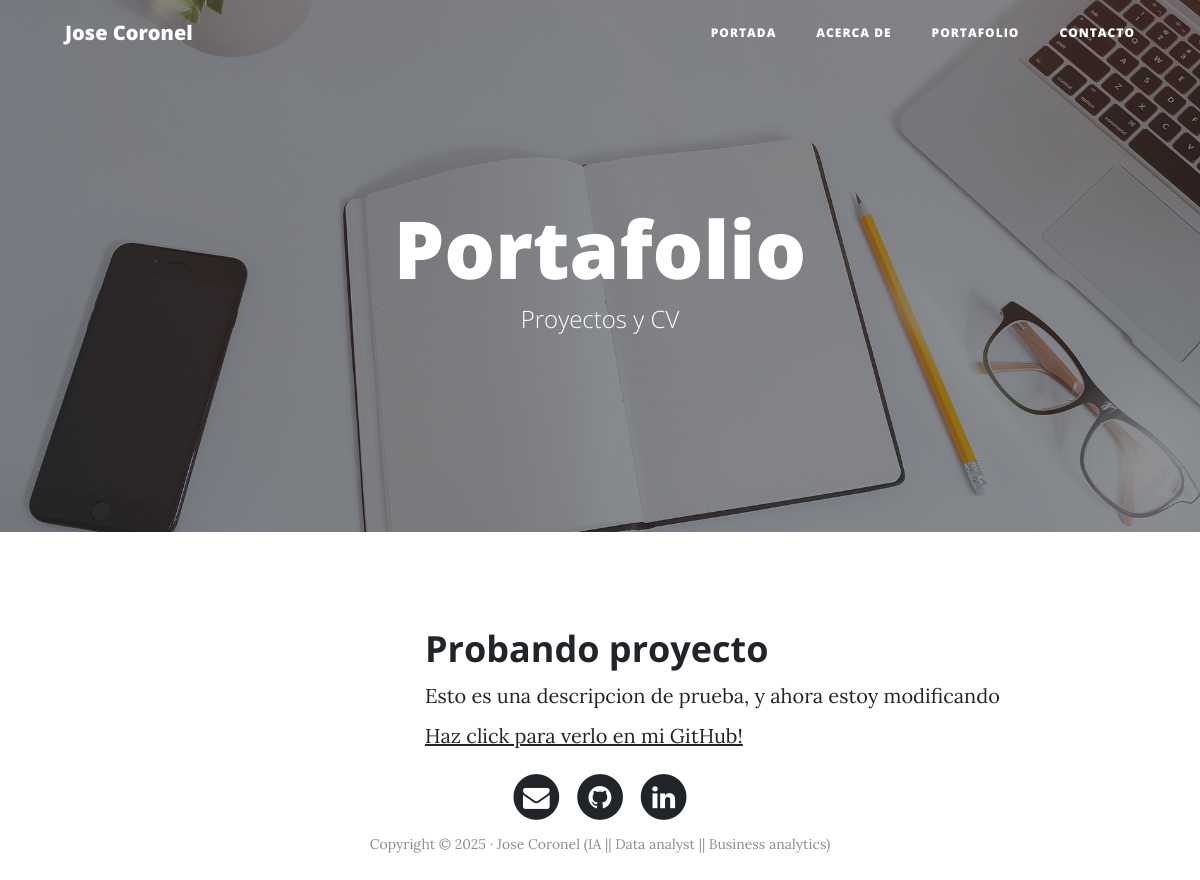
/portfolio/, run on an earlier commit of the app's database.
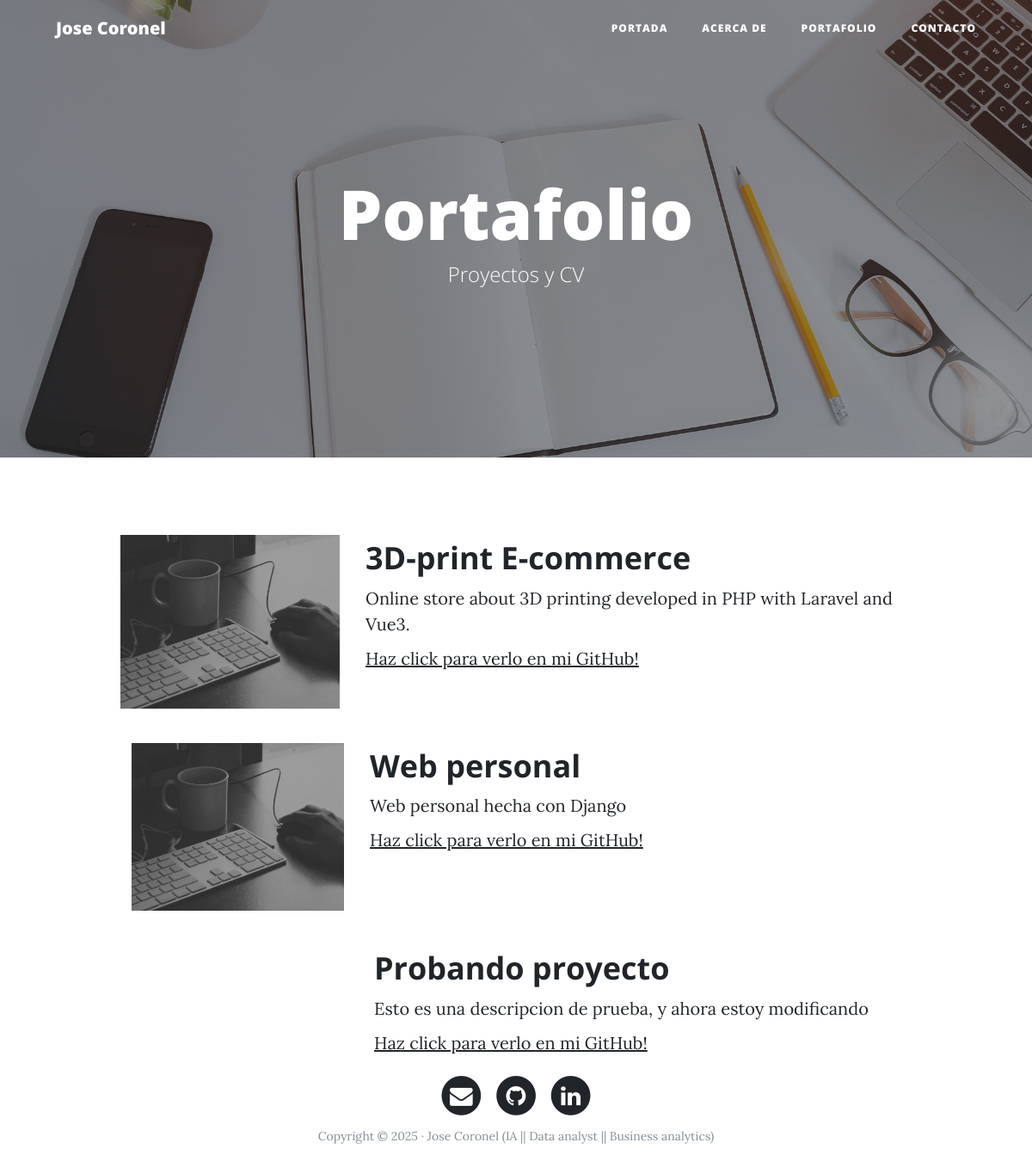
And on a later commit of the database.
### portfolio/models.py (models this page shows, shortened)
class Project(models.Model):
    title = models.CharField(max_length=100, verbose_name = 'titulo')
    description = models.TextField(verbose_name = 'descripcion')
    image = models.ImageField(upload_to='img', verbose_name = 'imagen')
    created = models.DateTimeField(auto_now_add=True, verbose_name = 'Fecha de creacion')
    updated = models.DateTimeField(auto_now=True, verbose_name = 'Fecha actualizacion')
    url = models.URLField(null=True, blank=True, verbose_name = 'URL')
    class Meta:
        verbose_name = 'proyecto'
        verbose_name_plural = 'proyectos'
        ordering = ['-created']

### portfolio/views.py (the view)
# urls.py: path('portfolio/', portfolio_views.portfolio, name="portfolio"),
def portfolio(request):
    projects = Project.objects.all()
    return render(request, 'portfolio/portfolio.html', {'projects':projects})

### portfolio/templates/portfolio/portfolio.html (shortened to what this page needs)
{% extends 'core/base.html' %}
{% block background %}{% load static %}{% static 'core/img/portfolio-bg.jpg' %}{% endblock %}
{% block headers %}
<h1>Portafolio</h1>
<span class="subheading">Proyectos y CV</span>
{% endblock %}
{% block content %}
	{% for project in projects %}
		<div class="container">
			<div class="row project">
				<div class="col-lg-3 col-md-4 offset-lg-1">
				<img class="img-fluid" src="{{project.image.url}}" alt="">
			</div>
			<div class="col-lg-7 col-md-8">
				<h2 class="section-heading title">{{project.title}}</h2>
				<p>{{project.description}}</p>
				<p><a href="{{project.url}}">Haz click para verlo en mi GitHub!</a></p>
			</div>
		</div>
	{% endfor %}
{% endblock %}

### core/templates/core/base.html (shortened to what this page needs)
<!DOCTYPE html>
<html lang="es">
  <head>
    {% load static %}
    <link href="{% static 'core/vendor/bootstrap/css/bootstrap.min.css' %}" rel="stylesheet">
    <link href="{% static 'core/vendor/font-awesome/css/font-awesome.min.css' %}" rel="stylesheet" type="text/css">
    <link href="{% static 'core/css/clean-blog.min.css' %}" rel="stylesheet">
  </head>
  <body>
    <nav class="navbar navbar-expand-lg navbar-light fixed-top" id="mainNav">
      <div class="container">
        <a class="navbar-brand" href="{% url 'home' %}">Jose Coronel</a>
        <div class="collapse navbar-collapse" id="navbarResponsive">
          <ul class="navbar-nav ml-auto">
            <li class="nav-item">
              <a class="nav-link" href="{% url 'home' %}">Portada</a>
            </li>
            <li class="nav-item">
              <a class="nav-link" href="{% url 'about' %}">Acerca de</a>
            </li>
            <li class="nav-item">
              <a class="nav-link" href="{% url 'portfolio' %}">Portafolio</a>
            </li>
            <li class="nav-item">
              <a class="nav-link" href="{% url 'contact' %}">Contacto</a>
            </li>
          </ul>
        </div>
      </div>
    </nav>
    <header class="masthead" style="background-image: url('{% block background %} {% endblock %}')">
      <div class="overlay"></div>
      <div class="container">
        <div class="row">
          <div class="col-lg-8 col-md-10 mx-auto">
            <div class="site-heading">
                {% block headers %} {% endblock %}
            </div>
          </div>
        </div>
      </div>
    </header>
    {% block content %}
    {% endblock %}
    <footer>
      <div class="container">
        <div class="row">
          <div class="col-lg-8 col-md-10 mx-auto">
            <ul class="list-inline text-center">
              <li class="list-inline-item">
                <a href="jcoronelcamacho@gmail.com">
                  <span class="fa-stack fa-lg">
                    <i class="fa fa-circle fa-stack-2x"></i>
                    <i class="fa fa-envelope fa-stack-1x fa-inverse"></i>
                  </span>
                </a>
              </li>
              <li class="list-inline-item">
                <a href="https://github.com/jcoronelcode">
                  <span class="fa-stack fa-lg">
                    <i class="fa fa-circle fa-stack-2x"></i>
                    <i class="fa fa-github fa-stack-1x fa-inverse"></i>
                  </span>
                </a>
              </li>
              <li class="list-inline-item">
                <a href="https://www.linkedin.com/in/jcoronelcode/">
                  <span class="fa-stack fa-lg">
                    <i class="fa fa-circle fa-stack-2x"></i>
                    <i class="fa fa-linkedin fa-stack-1x fa-inverse"></i>
                  </span>
                </a>
              </li>
            </ul>
            <p class="copyright text-muted">Copyright &copy; 2025 · Jose Coronel (IA || Data analyst || Business analytics) </p>
          </div>
        </div>
      </div>
    </footer>
  </body>
</html>

What changed in the data, as far as the page shows it:
added Project: image (picture), title "3D-print E-commerce", description "Online store about 3D printing developed in PHP with Laravel and Vue3."
added Project: image (picture), title "Web personal", description "Web personal hecha con Django"
